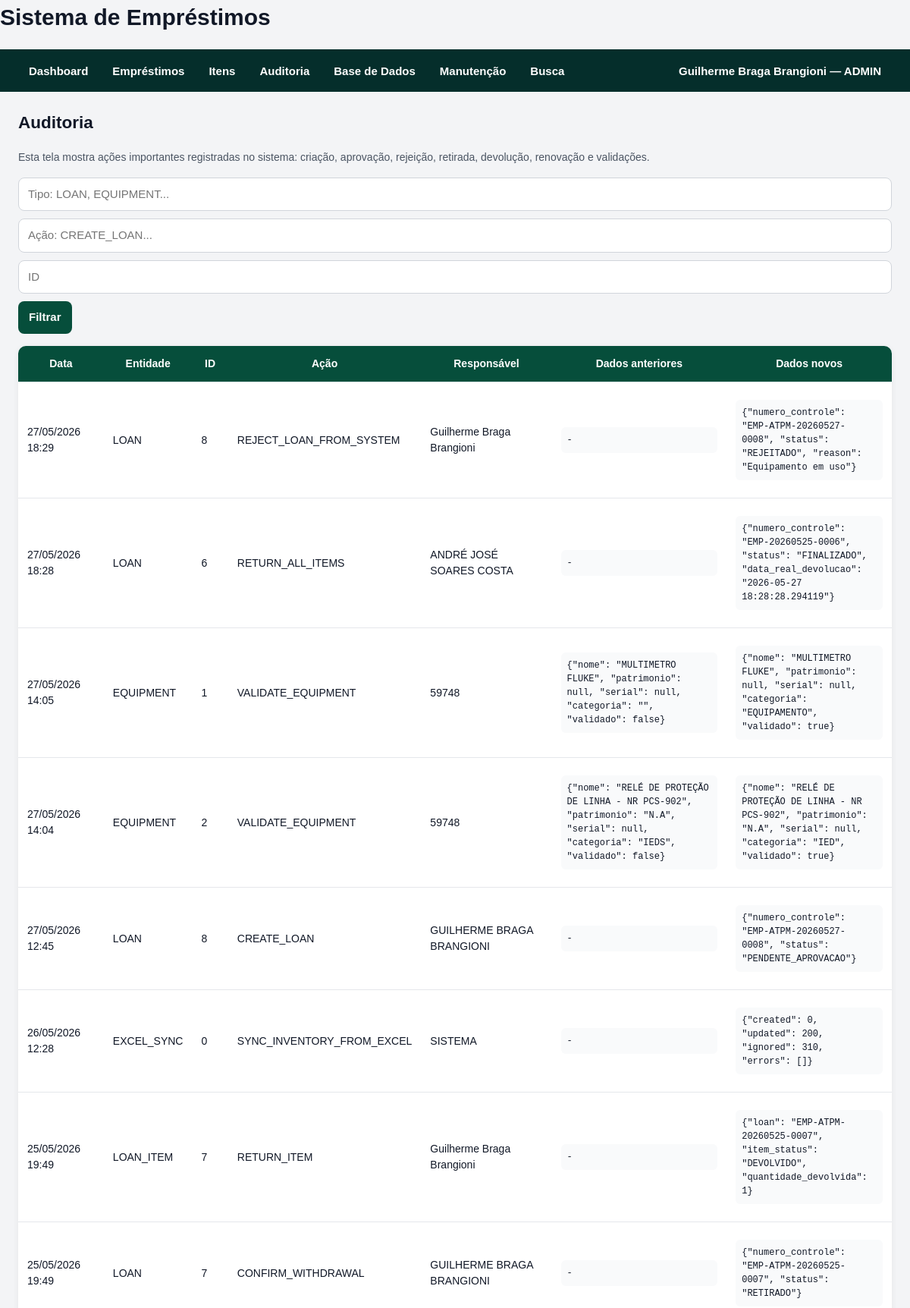
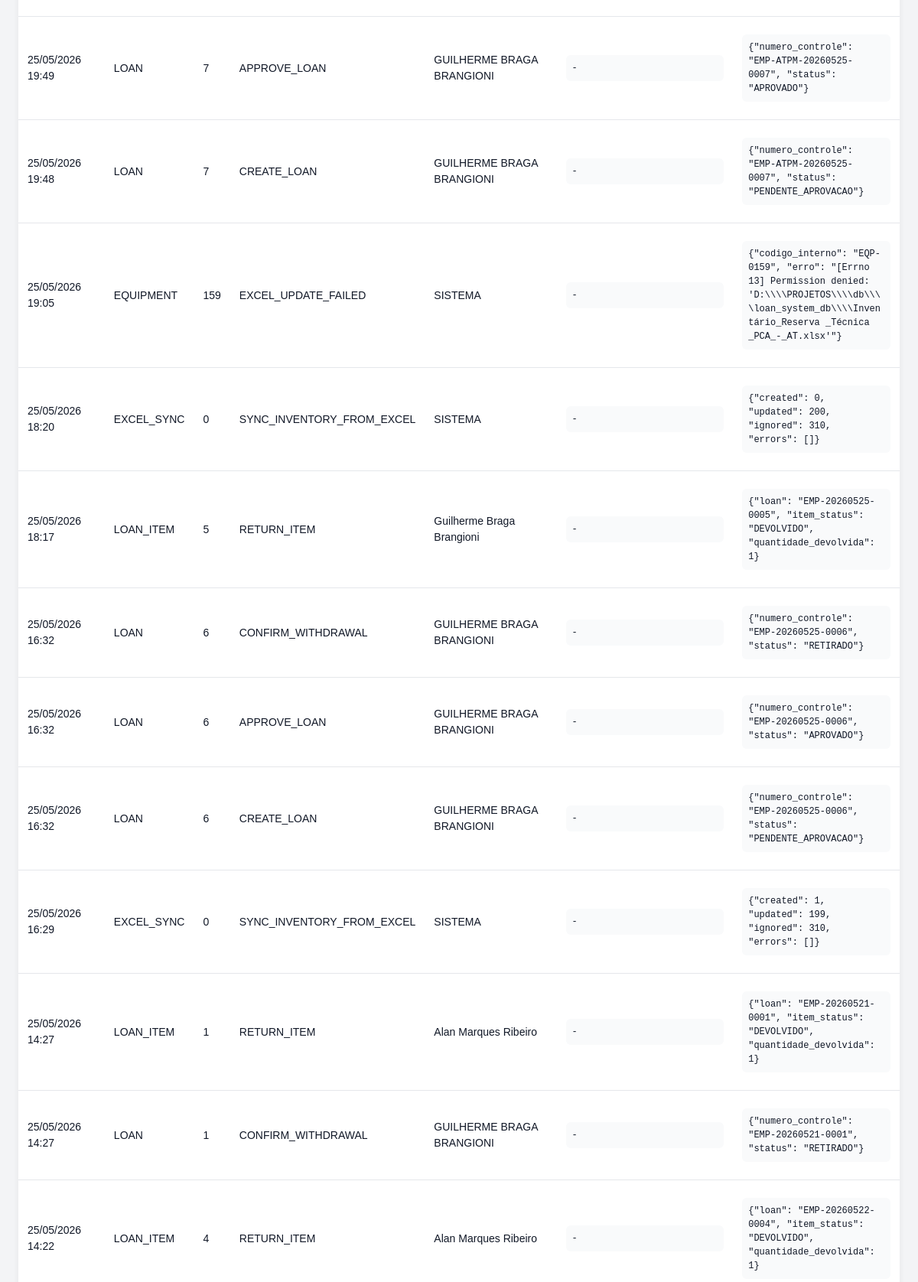
Page /auditoria/ (signed in, upper part) on the committed database (2 pictures, top to bottom).
### models/system_user.py (models this page shows, shortened)
class SystemUser(db.Model):
    __tablename__ = "system_users"
    id = db.Column(db.Integer, primary_key=True)
    nome = db.Column(db.String(255), nullable=False)
    email = db.Column(db.String(255), nullable=False, unique=True, index=True)
    password_hash = db.Column(db.String(255), nullable=False)
    role = db.Column(db.String(50), nullable=False, default="CONSULTA")
    active = db.Column(db.Boolean, default=True)
    matricula = db.Column(db.String(20))
    telefone = db.Column(db.String(20))
    gerencia = db.Column(db.String(10))
    regional = db.Column(db.String(20))
    equipe = db.Column(db.String(255))
    must_change_password = db.Column(
        db.Boolean,
        nullable=False,
        default=False,
    )
    temporary_password_generated_at = db.Column(db.DateTime)
    password_changed_at = db.Column(db.DateTime)
    last_login_at = db.Column(db.DateTime)
    created_at = db.Column(db.DateTime, default=datetime.utcnow)
    updated_at = db.Column(
        db.DateTime,
        default=datetime.utcnow,
        onupdate=datetime.utcnow,
    )

### models/audit_log.py (models this page shows)
class AuditLog(db.Model):
    __tablename__ = "audit_logs"
    id = db.Column(db.Integer, primary_key=True)
    entity_type = db.Column(db.String(100), nullable=False)
    entity_id = db.Column(db.Integer, nullable=False)
    action = db.Column(db.String(255), nullable=False)
    performed_by = db.Column(db.String(255), nullable=False)
    old_data = db.Column(db.Text)
    new_data = db.Column(db.Text)
    created_at = db.Column(db.DateTime, default=datetime.utcnow)

### routes/audit_routes.py (the view)
@audit_bp.route("/")
def audit_list():
    entity_type = request.args.get("entity_type", "").strip()
    action = request.args.get("action", "").strip()
    entity_id = request.args.get("entity_id", "").strip()
    query = AuditLog.query
    if entity_type:
        query = query.filter(AuditLog.entity_type == entity_type)
    if action:
        query = query.filter(AuditLog.action == action)
    if entity_id:
        try:
            query = query.filter(AuditLog.entity_id == int(entity_id))
        except ValueError:
            pass
    logs = query.order_by(
        AuditLog.created_at.desc()
    ).limit(300).all()
    return render_template(
        "audit_list.html",
        logs=logs,
        entity_type=entity_type,
        action=action,
        entity_id=entity_id,
    )

### services/approval_service.py (called while the page is built, shortened)
    @staticmethod
    def count_pending_for_current_user() -> int:
        current_user = AuthService.get_current_user()
        if not current_user:
            return 0
        query = (
            Loan.query
            .join(Approver, Loan.approver_id == Approver.id)
            .filter(Loan.status == LoanStatus.PENDENTE_APROVACAO.value)
        )
        if current_user.role == UserRole.ADMIN.value:
            return query.count()

### services/auth_service.py (called while the page is built)
    @staticmethod
    def count_users() -> int:
        return SystemUser.query.count()

    @staticmethod
    def get_current_user() -> SystemUser | None:
        user_id = session.get(AuthService.SESSION_USER_ID_KEY)
        if not user_id:
            return None
        user = db.session.get(SystemUser, user_id)
        if not user or not user.active:
            AuthService.logout_user()
            return None
        return user

### templates/audit_list.html
{% extends "base.html" %}
{% block content %}
<h2>Auditoria</h2>
<p class="hint">
    Esta tela mostra ações importantes registradas no sistema:
    criação, aprovação, rejeição, retirada, devolução, renovação e validações.
</p>
<form method="get" class="form-inline">
    <input
        type="text"
        name="entity_type"
        placeholder="Tipo: LOAN, EQUIPMENT..."
        value="{{ entity_type }}"
    >
    <input
        type="text"
        name="action"
        placeholder="Ação: CREATE_LOAN..."
        value="{{ action }}"
    >
    <input
        type="number"
        name="entity_id"
        placeholder="ID"
        value="{{ entity_id }}"
    >
    <button type="submit">Filtrar</button>
</form>
<table>
    <thead>
        <tr>
            <th>Data</th>
            <th>Entidade</th>
            <th>ID</th>
            <th>Ação</th>
            <th>Responsável</th>
            <th>Dados anteriores</th>
            <th>Dados novos</th>
        </tr>
    </thead>
    <tbody>
        {% for log in logs %}
        <tr>
            <td>{{ log.created_at.strftime("%d/%m/%Y %H:%M") }}</td>
            <td>{{ log.entity_type }}</td>
            <td>{{ log.entity_id }}</td>
            <td>{{ log.action }}</td>
            <td>{{ log.performed_by }}</td>
            <td>
                <pre>{{ log.old_data or "-" }}</pre>
            </td>
            <td>
                <pre>{{ log.new_data or "-" }}</pre>
            </td>
        </tr>
        {% endfor %}
    </tbody>
</table>
{% endblock %}

### templates/base.html (shortened to what this page needs)
<!DOCTYPE html>
<html lang="pt-BR">
<head>
    <link rel="stylesheet" href="{{ url_for('static', filename='style.css') }}">
</head>
<body>
    <header class="topbar">
        <h1>Sistema de Empréstimos</h1>
        <nav class="navbar">
            <div class="nav-left">
                <a class="nav-link" href="{{ url_for('main_bp.dashboard') }}">
                    Dashboard
                </a>
                {% if current_user %}
                    {% if current_user.role in ["ADMIN", "OPERADOR", "CONSULTA"] %}
                    <div class="nav-item dropdown">
                        <button class="nav-drop-button" type="button">
                            Empréstimos
                        </button>
                    </div>
                    {% endif %}
                    {% if current_user.role in ["ADMIN", "OPERADOR", "CONSULTA"] %}
                    <div class="nav-item dropdown">
                        <button class="nav-drop-button" type="button">
                            Itens
                        </button>
                    </div>
                    {% endif %}
                    {% if current_user.role in ["ADMIN", "OPERADOR"] %}
                    <div class="nav-item dropdown">
                        <button class="nav-drop-button" type="button">
                            Auditoria
                        </button>
                    </div>
                    {% endif %}
                    {% if current_user.role in ["ADMIN", "OPERADOR"] %}
                    <div class="nav-item dropdown">
                        <button class="nav-drop-button" type="button">
                            Base de Dados
                        </button>
                    </div>
                    {% endif %}
                    {% if current_user.role == "ADMIN" %}
                    <div class="nav-item dropdown">
                        <button class="nav-drop-button" type="button">
                            Manutenção
                        </button>
                    </div>
                    {% endif %}
                    <a class="nav-link" href="{{ url_for('search_bp.global_search') }}">
                        Busca
                    </a>
                {% endif %}
            </div>
            <div class="nav-right">
                {% if current_user %}
                    <div class="nav-item dropdown user-menu">
                        <button class="nav-drop-button" type="button">
                            {{ current_user.nome }} — {{ current_user.role }}
                        </button>
                    </div>
                {% else %}
                    <a class="nav-link" href="{{ url_for('auth_bp.login') }}">
                        Entrar
                    </a>
                {% endif %}
            </div>
        </nav>
    </header>
    <main class="container">
        {% block content %}{% endblock %}
    </main>
</body>
</html>

### static/style.css (style rules this page uses)
* { box-sizing: border-box; }
body { margin: 0; padding: 0; font-family: Arial, Helvetica, sans-serif; font-size: 15px; line-height: 1.5; background: #f3f4f6; color: #111827; }
h1, h2, h3, h4 { margin-top: 0; color: #111827; }
h2 { margin-bottom: 18px; }
a { color: #2563eb; text-decoration: none; }
pre { white-space: pre-wrap; word-break: break-word; background: #f9fafb; padding: 8px; border-radius: 6px; font-size: 12px; max-width: 360px; }
main, .container { max-width: 1400px; margin: 0 auto; padding: 24px; }
.navbar { background: #1f2937; color: white; display: flex; justify-content: space-between; align-items: center; gap: 16px; padding: 0 24px; min-height: 56px; position: relative; z-index: 1000; }
.navbar * { box-sizing: border-box; }
.nav-left, .nav-right { display: flex; align-items: center; gap: 4px; }
.nav-item { position: relative; display: flex; align-items: center; }
.nav-link, .nav-drop-button { height: 56px; display: flex; align-items: center; justify-content: center; padding: 0 14px; margin: 0; color: white; background: transparent; border: none; font-family: inherit; font-size: 15px; font-weight: 600; line-height: 1; text-decoration: none; cursor: pointer; white-space: nowrap; }
.user-menu .nav-drop-button { max-width: 380px; overflow: hidden; text-overflow: ellipsis; }
.hint { color: #4b5563; font-size: 14px; margin: 8px 0 16px; }
form { margin: 0; }
.form-inline { display: flex; gap: 10px; align-items: center; flex-wrap: wrap; margin-bottom: 16px; }
input, select, textarea { width: 100%; padding: 10px 12px; border: 1px solid #d1d5db; border-radius: 8px; font: inherit; background: white; color: #111827; }
button, .button { display: inline-flex; align-items: center; justify-content: center; min-height: 40px; padding: 10px 14px; border: none; border-radius: 8px; background: #2563eb; color: white; font: inherit; font-weight: 600; text-decoration: none; cursor: pointer; }
table { width: 100%; border-collapse: collapse; background: white; border-radius: 10px; overflow: hidden; margin-bottom: 20px; box-shadow: 0 2px 8px rgba(0, 0, 0, 0.06); }
thead { background: #111827; color: white; }
th, td { padding: 11px 12px; border-bottom: 1px solid #e5e7eb; text-align: left; vertical-align: top; }
th { font-weight: 700; font-size: 14px; }
td { font-size: 14px; }
table td { vertical-align: middle; }
table td:last-child { vertical-align: middle; }
:root { --primary-green: #064e3b; --primary-green-hover: #065f46; --primary-green-light: #d1fae5; --primary-green-border: #10b981; --primary-green-text: #064e3b; }
a { color: var(--primary-green); }
button, .button { background: var(--primary-green); color: white; }
thead { background: var(--primary-green); color: white; }
.navbar { background: #052e2b; }
table thead th { text-align: center !important; vertical-align: middle !important; height: 48px; padding: 12px 10px; white-space: normal; line-height: 1.35; }

### rows in the picture
SystemUser: nome "Guilherme Braga Brangioni", role "ADMIN"
AuditLog: created_at "27/05/2026 18:29", entity_type "LOAN", entity_id "8", action "REJECT_LOAN_FROM_SYSTEM", performed_by "Guilherme Braga Brangioni", old_data "-", new_data "{\"numero_controle\": \"EMP-ATPM-20260527-0008\", \"status\": \"REJEITADO\", \"reason\": \"Equipamento em uso\"}"
AuditLog: created_at "27/05/2026 18:28", entity_type "LOAN", entity_id "6", action "RETURN_ALL_ITEMS", performed_by "ANDRÉ JOSÉ SOARES COSTA", old_data "-", new_data "{\"numero_controle\": \"EMP-20260525-0006\", \"status\": \"FINALIZADO\", \"data_real_devolucao\": \"2026-05-27 18:28:28.294119\"}"
AuditLog: created_at "27/05/2026 14:05", entity_type "EQUIPMENT", entity_id "1", action "VALIDATE_EQUIPMENT", performed_by "59748", old_data "{\"nome\": \"MULTIMETRO FLUKE\", \"patrimonio\": null, \"serial\": null, \"categoria\": \"\", \"validado\": false}", new_data "{\"nome\": \"MULTIMETRO FLUKE\", \"patrimonio\": null, \"serial\": null, \"categoria\": \"EQUIPAMENTO\", \"validado\": true}"
AuditLog: created_at "27/05/2026 14:04", entity_type "EQUIPMENT", entity_id "2", action "VALIDATE_EQUIPMENT", performed_by "59748", old_data "{\"nome\": \"RELÉ DE PROTEÇÃO DE LINHA - NR PCS-902\", \"patrimonio\": \"N.A\", \"serial\": null, \"categoria\": \"IEDS\", \"validado\": false}", new_data "{\"nome\": \"RELÉ DE PROTEÇÃO DE LINHA - NR PCS-902\", \"patrimonio\": \"N.A\", \"serial\": null, \"categoria\": \"IED\", \"validado\": true}"
AuditLog: created_at "27/05/2026 12:45", entity_type "LOAN", entity_id "8", action "CREATE_LOAN", performed_by "GUILHERME BRAGA BRANGIONI", old_data "-", new_data "{\"numero_controle\": \"EMP-ATPM-20260527-0008\", \"status\": \"PENDENTE_APROVACAO\"}"
AuditLog: created_at "26/05/2026 12:28", entity_type "EXCEL_SYNC", entity_id "0", action "SYNC_INVENTORY_FROM_EXCEL", performed_by "SISTEMA", old_data "-", new_data "{\"created\": 0, \"updated\": 200, \"ignored\": 310, \"errors\": []}"
AuditLog: created_at "25/05/2026 19:49", entity_type "LOAN_ITEM", entity_id "7", action "RETURN_ITEM", performed_by "Guilherme Braga Brangioni", old_data "-", new_data "{\"loan\": \"EMP-ATPM-20260525-0007\", \"item_status\": \"DEVOLVIDO\", \"quantidade_devolvida\": 1}"
AuditLog: created_at "25/05/2026 19:49", entity_type "LOAN", entity_id "7", action "CONFIRM_WITHDRAWAL", performed_by "GUILHERME BRAGA BRANGIONI", old_data "-", new_data "{\"numero_controle\": \"EMP-ATPM-20260525-0007\", \"status\": \"RETIRADO\"}"
AuditLog: created_at "25/05/2026 19:49", entity_type "LOAN", entity_id "7", action "APPROVE_LOAN", performed_by "GUILHERME BRAGA BRANGIONI", old_data "-", new_data "{\"numero_controle\": \"EMP-ATPM-20260525-0007\", \"status\": \"APROVADO\"}"
AuditLog: created_at "25/05/2026 19:48", entity_type "LOAN", entity_id "7", action "CREATE_LOAN", performed_by "GUILHERME BRAGA BRANGIONI", old_data "-", new_data "{\"numero_controle\": \"EMP-ATPM-20260525-0007\", \"status\": \"PENDENTE_APROVACAO\"}"
AuditLog: created_at "25/05/2026 19:05", entity_type "EQUIPMENT", entity_id "159", action "EXCEL_UPDATE_FAILED", performed_by "SISTEMA", old_data "-", new_data "{\"codigo_interno\": \"EQP-0159\", \"erro\": \"[Errno 13] Permission denied: 'D:\\\\\\\\PROJETOS\\\\\\\\db\\\\\\\\loan_system_db\\\\\\\\Inventário_Reserva _Técnica _PCA_-_AT.xlsx'\"}"
AuditLog: created_at "25/05/2026 18:20", entity_type "EXCEL_SYNC", entity_id "0", action "SYNC_INVENTORY_FROM_EXCEL", performed_by "SISTEMA", old_data "-", new_data "{\"created\": 0, \"updated\": 200, \"ignored\": 310, \"errors\": []}"
AuditLog: created_at "25/05/2026 18:17", entity_type "LOAN_ITEM", entity_id "5", action "RETURN_ITEM", performed_by "Guilherme Braga Brangioni", old_data "-", new_data "{\"loan\": \"EMP-20260525-0005\", \"item_status\": \"DEVOLVIDO\", \"quantidade_devolvida\": 1}"
AuditLog: created_at "25/05/2026 16:32", entity_type "LOAN", entity_id "6", action "CONFIRM_WITHDRAWAL", performed_by "GUILHERME BRAGA BRANGIONI", old_data "-", new_data "{\"numero_controle\": \"EMP-20260525-0006\", \"status\": \"RETIRADO\"}"
AuditLog: created_at "25/05/2026 16:32", entity_type "LOAN", entity_id "6", action "APPROVE_LOAN", performed_by "GUILHERME BRAGA BRANGIONI", old_data "-", new_data "{\"numero_controle\": \"EMP-20260525-0006\", \"status\": \"APROVADO\"}"
AuditLog: created_at "25/05/2026 16:32", entity_type "LOAN", entity_id "6", action "CREATE_LOAN", performed_by "GUILHERME BRAGA BRANGIONI", old_data "-", new_data "{\"numero_controle\": \"EMP-20260525-0006\", \"status\": \"PENDENTE_APROVACAO\"}"
AuditLog: created_at "25/05/2026 16:29", entity_type "EXCEL_SYNC", entity_id "0", action "SYNC_INVENTORY_FROM_EXCEL", performed_by "SISTEMA", old_data "-", new_data "{\"created\": 1, \"updated\": 199, \"ignored\": 310, \"errors\": []}"
AuditLog: created_at "25/05/2026 14:27", entity_type "LOAN_ITEM", entity_id "1", action "RETURN_ITEM", performed_by "Alan Marques Ribeiro", old_data "-", new_data "{\"loan\": \"EMP-20260521-0001\", \"item_status\": \"DEVOLVIDO\", \"quantidade_devolvida\": 1}"
AuditLog: created_at "25/05/2026 14:27", entity_type "LOAN", entity_id "1", action "CONFIRM_WITHDRAWAL", performed_by "GUILHERME BRAGA BRANGIONI", old_data "-", new_data "{\"numero_controle\": \"EMP-20260521-0001\", \"status\": \"RETIRADO\"}"
AuditLog: created_at "25/05/2026 14:22", entity_type "LOAN_ITEM", entity_id "4", action "RETURN_ITEM", performed_by "Alan Marques Ribeiro", old_data "-", new_data "{\"loan\": \"EMP-20260522-0004\", \"item_status\": \"DEVOLVIDO\", \"quantidade_devolvida\": 1}"
